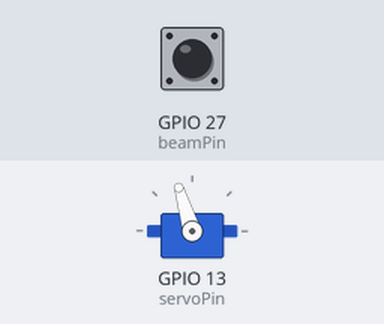
Recording of a sketch running on a simulated ESP32. Shown: servo. The test bench sets the inputs (shaded band); at power-on: GPIO 27 (beamPin) HIGH. Servo pulses on a pin are drawn as a servo (544–2400 µs = 0–180°); what the sketch prints to the serial monitor is not drawn.

Above: at 1.5 s.
1.6 s: GPIO 27 (beamPin) pulled LOW for 0.15 s
4.7 s: GPIO 27 (beamPin) pulled LOW for 1 s
Timing chart, 0 to 13.7 s (numbered marks = the images above; inputs shaded):
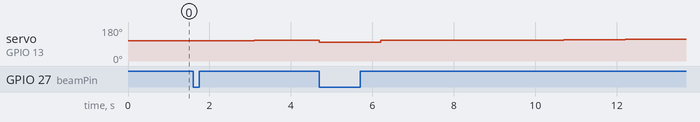

The sketch:

lab1.27.ino
```cpp
// ============================================================
// Closed-Loop Speed Control (Target = 60 RPM)
// Continuous-rotation servo + IR break-beam sensor.
// Uses the measured RPM to drive a PI controller that adjusts
// the servo pulse width, clamped to [minPulse, maxPulse].
// ============================================================

// ---------- Servo (actuator) ----------
const int servoPin       = 13;
const int pwmResolution  = 16;    // 16-bit
const int pwmFreq        = 50;    // 50 Hz -> 20 ms period

const uint32_t minPulse = 1550;
const uint32_t midPulse = 1650;   // approximate neutral / starting guess
const uint32_t maxPulse = 1750;

// ---------- IR break-beam sensor ----------
const int beamPin = 27;

// ---------- Control target ----------
const float rpmTarget = 60.0f;

// ---------- Controller gains (tune these) ----------
// Units: pulse-width microseconds per (RPM-error) and per (RPM-error * second)
float Kp = 0.8f;
float Ki = 0.4f;

// ---------- Controller state ----------
float pulseCmd   = (float)midPulse;   // current pulse-width command (us)
float integrator = 0.0f;              // integral of error (RPM * s)

// ---------- RPM measurement state ----------
uint32_t lastEdgeUs = 0;
uint32_t intervalUs = 0;
bool     newSample  = false;
int      lastBeamState = HIGH;

// Debounce: ignore edges closer than this (raise if you see double-triggers)
const uint32_t minEdgeSpacingUs = 3000;   // 3 ms

// ---------- Helpers ----------
uint32_t dutyFromUs(uint32_t pulseUs) {
  const uint32_t maxDuty = (1UL << pwmResolution) - 1;
  return (pulseUs * maxDuty) / 20000UL;
}

float clampf(float x, float lo, float hi) {
  if (x < lo) return lo;
  if (x > hi) return hi;
  return x;
}

void writePulse(uint32_t pulseUs) {
  ledcWrite(servoPin, dutyFromUs(pulseUs));
}

void setup() {
  Serial.begin(115200);
  delay(200);

  pinMode(beamPin, INPUT_PULLUP);
  lastBeamState = digitalRead(beamPin);

  ledcAttach(servoPin, pwmFreq, pwmResolution);
  delay(100);
  writePulse((uint32_t)pulseCmd);       // start at neutral

  Serial.println("Closed-loop control: target = 60 RPM");
  Serial.println("time_ms, rpm, error, pulse_us");
}

void loop() {
  // -------- 1. Detect beam edge (HIGH -> LOW) and compute period --------
  int state = digitalRead(beamPin);
  if (lastBeamState == HIGH && state == LOW) {
    uint32_t now = micros();
    if (lastEdgeUs != 0) {
      uint32_t dt = now - lastEdgeUs;
      if (dt > minEdgeSpacingUs) {     // simple debounce
        intervalUs = dt;
        newSample  = true;
        lastEdgeUs = now;
      }
    } else {
      lastEdgeUs = now;
    }
  }
  lastBeamState = state;

  // -------- 2. If the motor has stalled, force a small bump --------
  // No edges for >1.5 s means rpmMeasured ~ 0; treat as a fresh sample.
  static uint32_t lastControlUs = 0;
  if (lastEdgeUs != 0 && (micros() - lastEdgeUs) > 1500000UL) {
    intervalUs = 1500000UL;            // corresponds to ~40 RPM floor; will yield large positive error
    newSample  = true;
    lastEdgeUs = micros();             // avoid retriggering every loop
  }

  // -------- 3. Run controller on each new RPM sample --------
  if (newSample) {
    newSample = false;

    float rpmMeasured = 60.0e6f / (float)intervalUs;   // 60 * 1e6 / period_us
    float error       = rpmTarget - rpmMeasured;

    // dt between control updates (seconds) for the integrator
    uint32_t nowUs = micros();
    float dt = (lastControlUs == 0) ? 0.0f
                                    : (float)(nowUs - lastControlUs) * 1e-6f;
    lastControlUs = nowUs;

    // Anti-windup: only integrate when command is not already saturated
    bool saturatedHigh = (pulseCmd >= (float)maxPulse) && (error > 0);
    bool saturatedLow  = (pulseCmd <= (float)minPulse) && (error < 0);
    if (!saturatedHigh && !saturatedLow) {
      integrator += error * dt;
    }

    // PI control law: pulse = neutral + Kp*e + Ki*∫e dt
    pulseCmd = (float)midPulse + Kp * error + Ki * integrator;
    pulseCmd = clampf(pulseCmd, (float)minPulse, (float)maxPulse);

    writePulse((uint32_t)pulseCmd);

    // -------- 4. Log --------
    Serial.print(millis());       Serial.print(", ");
    Serial.print(rpmMeasured, 2); Serial.print(", ");
    Serial.print(error, 2);       Serial.print(", ");
    Serial.println((uint32_t)pulseCmd);
  }
}
```

Measured:
- after the input at 1.6 s, servo on GPIO 13 (servoPin): 107° → 109° after 1.5 s, → 110° 1.5 s later
